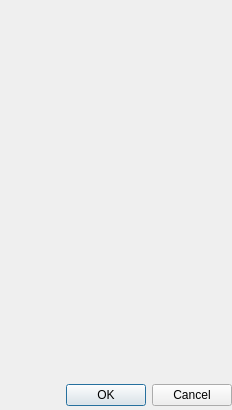
<?xml version="1.0" encoding="UTF-8"?>
<ui version="4.0">
 <class>UserInitAreaDialog</class>
 <widget class="QDialog" name="UserInitAreaDialog">
  <property name="geometry">
   <rect>
    <x>0</x>
    <y>0</y>
    <width>232</width>
    <height>410</height>
   </rect>
  </property>
  <property name="sizePolicy">
   <sizepolicy hsizetype="Preferred" vsizetype="Preferred">
    <horstretch>0</horstretch>
    <verstretch>0</verstretch>
   </sizepolicy>
  </property>
  <property name="windowTitle">
   <string>User Initialization Area</string>
  </property>
  <property name="sizeGripEnabled">
   <bool>false</bool>
  </property>
  <property name="modal">
   <bool>true</bool>
  </property>
  <layout class="QVBoxLayout" name="verticalLayout">
   <property name="spacing">
    <number>3</number>
   </property>
   <property name="leftMargin">
    <number>0</number>
   </property>
   <property name="topMargin">
    <number>4</number>
   </property>
   <property name="rightMargin">
    <number>0</number>
   </property>
   <property name="bottomMargin">
    <number>4</number>
   </property>
   <item>
    <widget class="UserInitAreaWidget" name="m_UserInitAreaWidget" native="true"/>
   </item>
   <item>
    <widget class="QDialogButtonBox" name="buttonBox">
     <property name="orientation">
      <enum>Qt::Horizontal</enum>
     </property>
     <property name="standardButtons">
      <set>QDialogButtonBox::Cancel|QDialogButtonBox::Ok</set>
     </property>
    </widget>
   </item>
  </layout>
 </widget>
 <customwidgets>
  <customwidget>
   <class>UserInitAreaWidget</class>
   <extends>QWidget</extends>
   <header location="global">UserInitAreaWidget.h</header>
   <container>1</container>
  </customwidget>
 </customwidgets>
 <resources/>
 <connections>
  <connection>
   <sender>buttonBox</sender>
   <signal>accepted()</signal>
   <receiver>UserInitAreaDialog</receiver>
   <slot>accept()</slot>
   <hints>
    <hint type="sourcelabel">
     <x>248</x>
     <y>254</y>
    </hint>
    <hint type="destinationlabel">
     <x>157</x>
     <y>274</y>
    </hint>
   </hints>
  </connection>
  <connection>
   <sender>buttonBox</sender>
   <signal>rejected()</signal>
   <receiver>UserInitAreaDialog</receiver>
   <slot>reject()</slot>
   <hints>
    <hint type="sourcelabel">
     <x>316</x>
     <y>260</y>
    </hint>
    <hint type="destinationlabel">
     <x>286</x>
     <y>274</y>
    </hint>
   </hints>
  </connection>
 </connections>
</ui>
